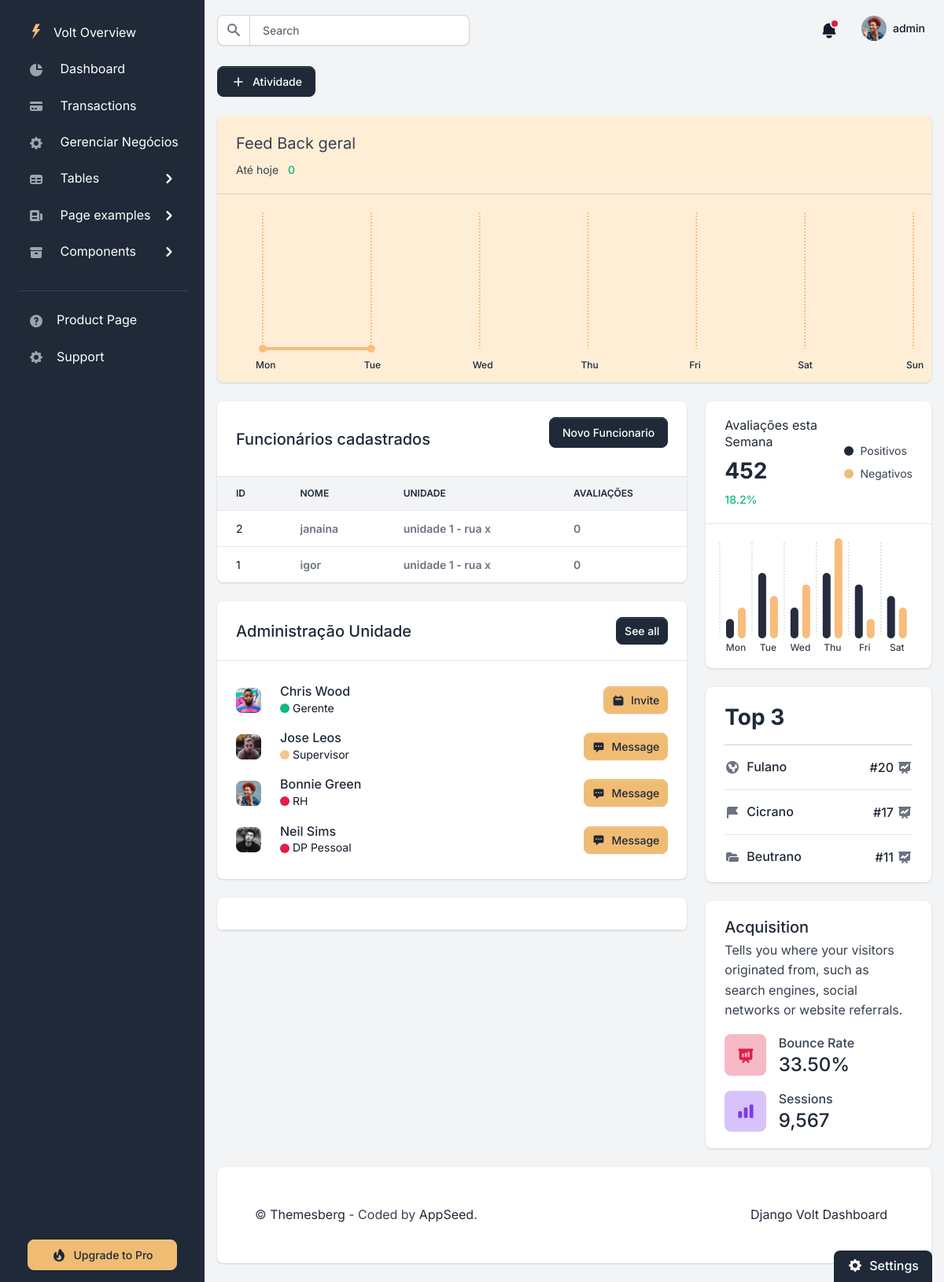
The page /dashboard/ (signed in) on the database as committed earlier.
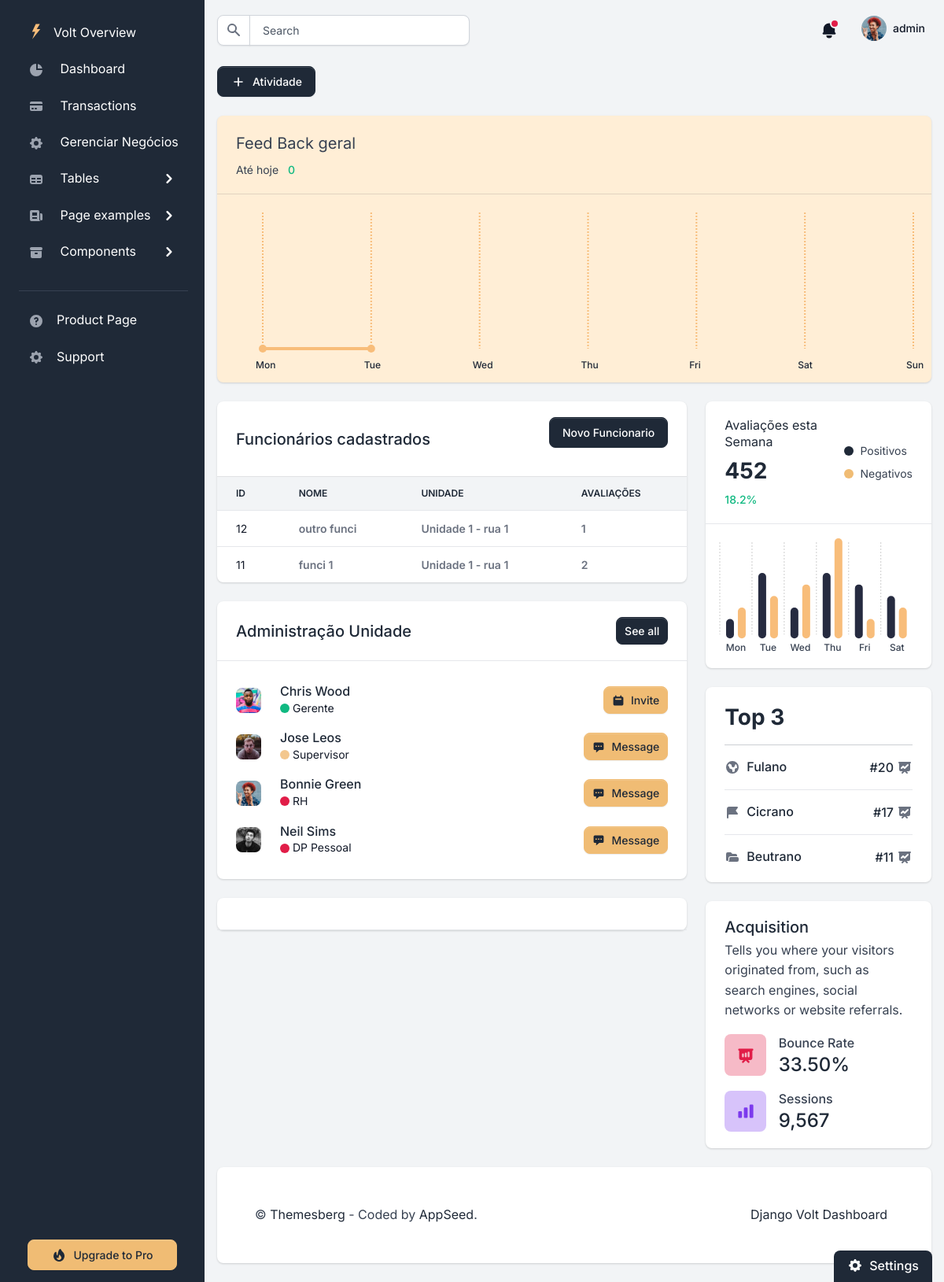
The same page on the database as committed later.
### funcionario/models.py (models this page shows, shortened)
class Funcionario(models.Model):
    nome = models.CharField(max_length=150)
    qrcode = models.ImageField(blank=True, upload_to='qrcode')
    site = models.CharField(max_length=150, default='www.google.com.br/')
    codigo = models.CharField(max_length=300, blank=True)
    matricula = models.CharField(max_length=15,blank=True, unique=True)
    unidade = models.ForeignKey(Unidade, on_delete=models.CASCADE)
    usuario = models.ForeignKey(CustomUser, on_delete=models.CASCADE)
    total_avaliacoes = models.IntegerField(default=0)

### unidade/models.py (models this page shows)
class Unidade(models.Model):
    nome = models.CharField(max_length=100)
    end = models.CharField(max_length=100)
    usuario = models.ForeignKey(CustomUser, on_delete=models.CASCADE)
    def __str__(self) -> str:
        return f'{self.nome} - {self.end}'

### funcionario/views.py (the view)
# urls.py: path('dashboard/', DashBoardView.as_view(), name='dashboard'),
class DashBoardView(LoginRequiredMixin,TemplateView):
    template_name = 'home/dashboard.html'
    form_class = NovoFunciForm
    def get(self, request):
        form = self.form_class()
        user = self.request.user
        autenticado = user.is_authenticated
        funcionario_existe = Funcionario.DoesNotExist
        lista = Funcionario.objects.filter(usuario=user).order_by('-id')
        for funcionario in lista:
            funcionario.total_avaliacoes = Avaliacao.objects.filter(funcionario=funcionario).count()
        try:
            avaliacoes_bom_atendimento = Avaliacao.objects.filter(funcionario=funcionario, atendimento='Bom').count()
            regular_atendimento = Avaliacao.objects.filter(funcionario=funcionario, atendimento='Regular ').count()
            regular_higiene = Avaliacao.objects.filter(funcionario=funcionario, higiene='Regular ').count()
            avaliacoes_ruim_atendimento = Avaliacao.objects.filter(funcionario=funcionario, atendimento='Ruim').count()
            avaliacoes_bom_higiene = Avaliacao.objects.filter(funcionario=funcionario, higiene='Bom').count()
            avaliacoes_ruim_higiene = Avaliacao.objects.filter(funcionario=funcionario, higiene='Ruim').count()
            total_avaliacoes = Avaliacao.objects.filter(usuario=user).count()
        except Exception as e:
            lista= []
            total_avaliacoes = 0
        context = {
            'form':form,
            'autenticado':autenticado,
            'funcionarios':lista,
            'total_avlc':total_avaliacoes
        }
        return render(request,self.template_name,context)

### funcionario/forms.py
class NovoFunciForm(forms.ModelForm):
    nome = forms.CharField(
        widget=forms.TextInput(
            attrs={
                "placeholder": "nome",
                "class": "form-control"
            }
        ))
    matricula = forms.CharField(
        widget=forms.TextInput(
            attrs={
                "placeholder": "Matrícula",
                "class": "form-control"
            }
        ))
    unidade = forms.ModelChoiceField(
            queryset=Unidade.objects.all(),
            empty_label="Select Unidade",
            widget=forms.Select(attrs={'class': 'form-control'})
        )
    class Meta:
        model = Funcionario
        fields = ('nome', 'matricula','unidade')

### templates/home/dashboard.html (shortened to what the changed rows need)
{% extends "layouts/base.html" %}
{% block content %}
    <div class="row">
        <div class="col-12 col-xl-8">
            <div class="row">
                <div class="col-12 mb-4">
                    <div class="card border-0 shadow">
                        <div class="card-header">
                            <div class="row align-items-center">
                                <div class="col">
                                    <h2 class="fs-5 fw-bold mb-0">Funcionários cadastrados</h2>
                                </div>
                            </div>
                        </div>
                        <div class="table-responsive">
                            <table class="table align-items-center table-flush" x>
                                <thead class="thead-light">
                                <tr>
                                    <th class="border-bottom" scope="col">Id</th>
                                    <th class="border-bottom" scope="col">Nome</th>
                                    <th class="border-bottom" scope="col">Unidade</th>
                                    <th class="border-bottom" scope="col">Avaliações</th>
                                </tr>
                                </thead>
                                <tbody>
                                    {% for funci in funcionarios%}
                                        <tr id="funcionarios">
                                            <td class="text-gray-900" scope="row">
                                                {{funci.id}}
                                            </td>
                                            <td class="fw-bolder text-gray-500">
                                                {{funci.nome}}
                                            </td>
                                            <td class="fw-bolder text-gray-500">
                                                {{funci.unidade}}
                                            </td>
                                            <td class="fw-bolder text-gray-500">
                                                {{ funci.total_avaliacoes }}
                                            </td>
                                        </tr>
                                    {%endfor%}
                                </tbody>
                            </table>
                        </div>
                    </div>
                </div>
                <div class="col-12 col-xxl-6 mb-4">
                    <div class="card border-0 shadow">
                        <div class="card-header border-bottom d-flex align-items-center justify-content-between">
                            <h2 class="fs-5 fw-bold mb-0">Administração Unidade</h2>
                        </div>
                    </div>
                </div>
            </div>
        </div>
        <div class="col-12 col-xl-4">
            <div class="col-12 px-0 mb-4">
                <div class="card border-0 shadow">
                    <div class="card-header d-flex flex-row align-items-center flex-0 border-bottom">
                        <div class="d-block">
                            <h2 class="h3 fw-extrabold">452</h2>
                        </div>
                    </div>
                </div>
            </div>
            <div class="col-12 px-0 mb-4">
                <div class="card border-0 shadow">
                    <div class="card-body">
                        <div class="d-block">
                            <h2 class="h3 fw-extrabold">Top 3</h2>
                        </div>
                    </div>
                </div>
            </div>
            <div class="col-12 px-0">
                <div class="card border-0 shadow">
                    <div class="card-body">
                        <h2 class="fs-5 fw-bold mb-1">Acquisition</h2>
                    </div>
                </div>
            </div>
        </div>
    </div>
{% endblock content %}

Rows that differ between the two databases and show on the page:
removed Funcionario: id "2", nome "janaina", unidade "unidade 1 - rua x", total_avaliacoes "0"
removed Funcionario: id "1", nome "igor", unidade "unidade 1 - rua x", total_avaliacoes "0"
added Funcionario: id "12", nome "outro funci", unidade "Unidade 1 - rua 1", total_avaliacoes "1"
added Funcionario: id "11", nome "funci 1", unidade "Unidade 1 - rua 1", total_avaliacoes "2"
